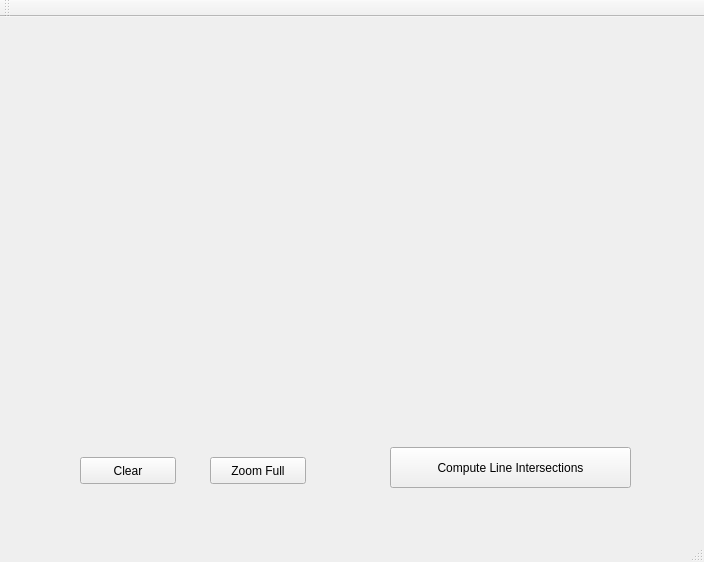
<?xml version="1.0" encoding="UTF-8"?>
<ui version="4.0">
 <class>MainWindow</class>
 <widget class="QMainWindow" name="MainWindow">
  <property name="geometry">
   <rect>
    <x>0</x>
    <y>0</y>
    <width>704</width>
    <height>562</height>
   </rect>
  </property>
  <property name="windowTitle">
   <string>MainWindow</string>
  </property>
  <widget class="QWidget" name="centralWidget">
   <widget class="QCustomPlot" name="plot" native="true">
    <property name="geometry">
     <rect>
      <x>20</x>
      <y>10</y>
      <width>661</width>
      <height>391</height>
     </rect>
    </property>
   </widget>
   <widget class="QPushButton" name="btn_clear">
    <property name="geometry">
     <rect>
      <x>80</x>
      <y>440</y>
      <width>96</width>
      <height>27</height>
     </rect>
    </property>
    <property name="text">
     <string>Clear</string>
    </property>
   </widget>
   <widget class="QPushButton" name="btn_zoomFull">
    <property name="geometry">
     <rect>
      <x>210</x>
      <y>440</y>
      <width>96</width>
      <height>27</height>
     </rect>
    </property>
    <property name="text">
     <string>Zoom Full</string>
    </property>
   </widget>
   <widget class="QPushButton" name="btn_runAlgo">
    <property name="geometry">
     <rect>
      <x>390</x>
      <y>430</y>
      <width>241</width>
      <height>41</height>
     </rect>
    </property>
    <property name="text">
     <string>Compute Line Intersections</string>
    </property>
   </widget>
  </widget>
  <widget class="QMenuBar" name="menuBar">
   <property name="geometry">
    <rect>
     <x>0</x>
     <y>0</y>
     <width>704</width>
     <height>23</height>
    </rect>
   </property>
  </widget>
  <widget class="QToolBar" name="mainToolBar">
   <attribute name="toolBarArea">
    <enum>TopToolBarArea</enum>
   </attribute>
   <attribute name="toolBarBreak">
    <bool>false</bool>
   </attribute>
  </widget>
  <widget class="QStatusBar" name="statusBar"/>
 </widget>
 <layoutdefault spacing="6" margin="11"/>
 <customwidgets>
  <customwidget>
   <class>QCustomPlot</class>
   <extends>QWidget</extends>
   <header location="global">qcustomplot.h</header>
   <container>1</container>
  </customwidget>
 </customwidgets>
 <resources/>
 <connections/>
</ui>
